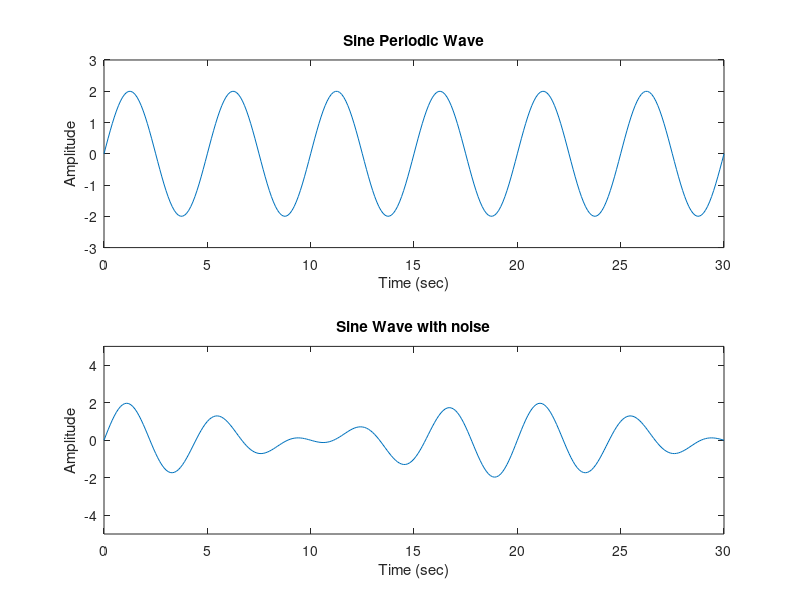

The MATLAB script that drew this image:
amplitude = 2;
[u,t] = gensig('sine',5,30,0.1);

subplot(2,1,1)
plot(t, amplitude*u);
axis([0 30 -1.5*amplitude 1.5*amplitude]);
xlabel('Time (sec)');
ylabel('Amplitude');
title('Sine Periodic Wave');

subplot(2,1,2)
[noise,t] = gensig('sine',4,30,0.1);
plot(t, u+noise);
axis([0 30 -5 5]);
xlabel('Time (sec)');
ylabel('Amplitude');
title('Sine Wave with noise');
